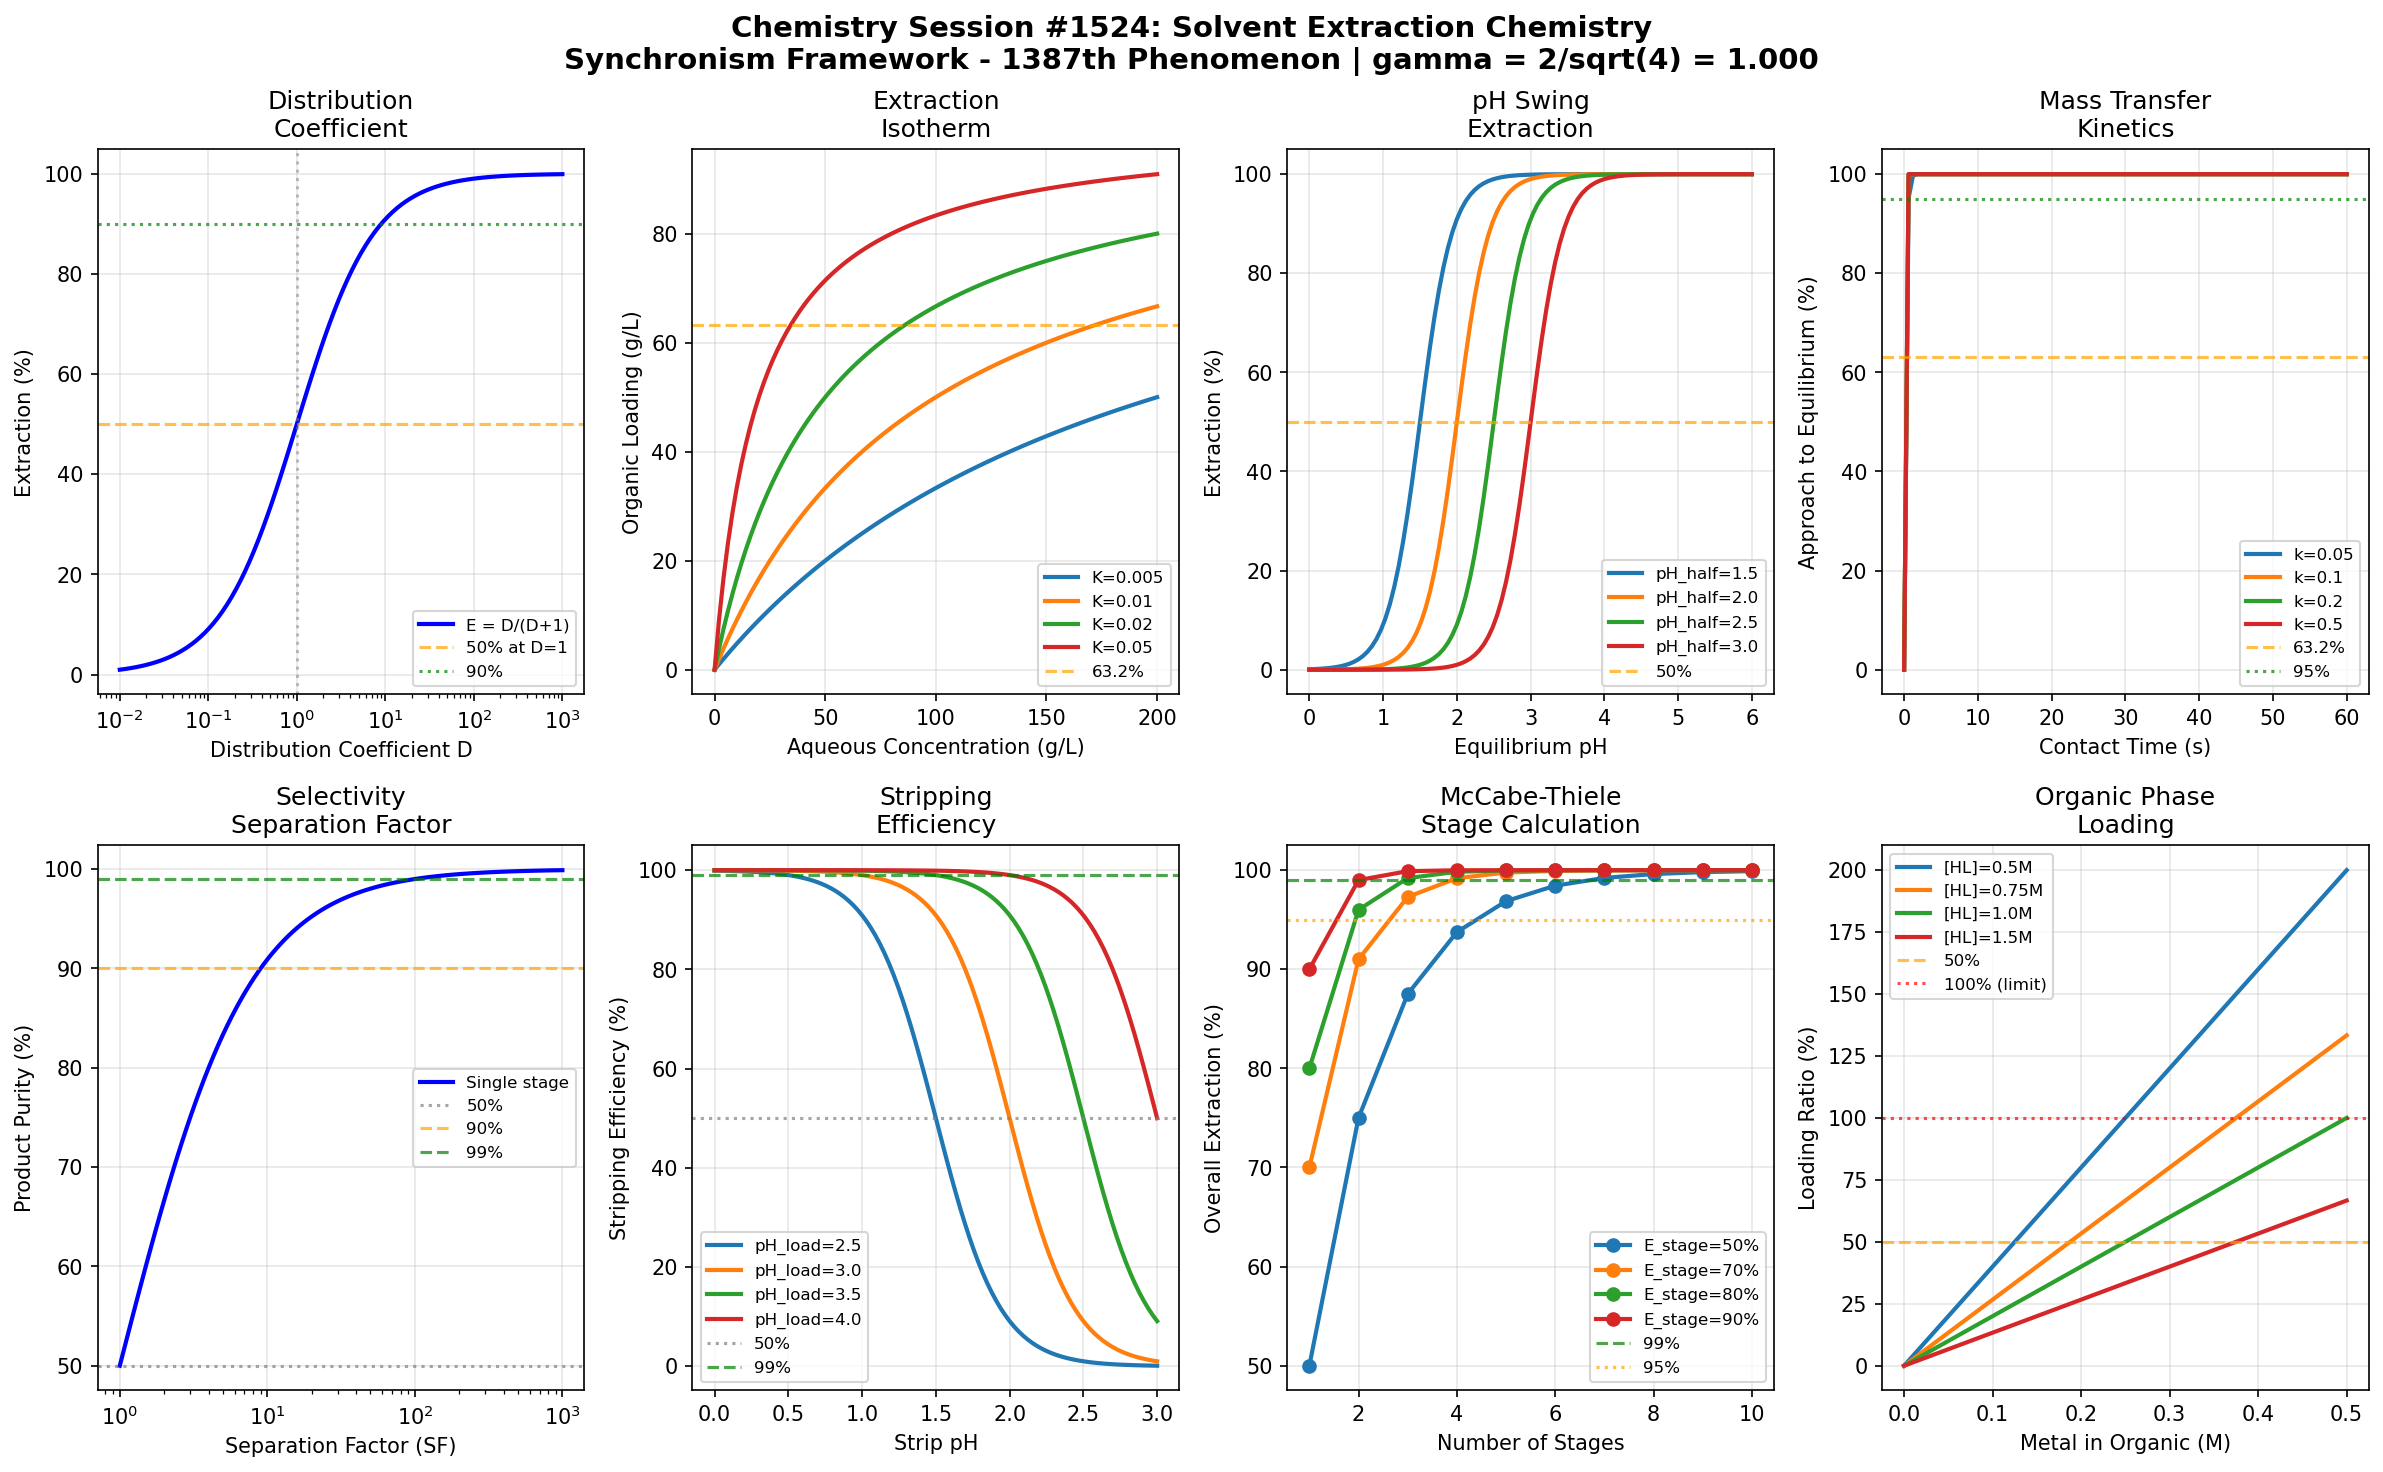

Write the Python code that produced this figure.
#!/usr/bin/env python3
"""
Chemistry Session #1524: Solvent Extraction Chemistry
Synchronism Framework - 1387th Phenomenon Type

Solvent Extraction Chemistry through Coherence Field Analysis
==============================================================

Solvent extraction (SX) is a key hydrometallurgical separation technique using
immiscible organic and aqueous phases. The Synchronism framework reveals
coherence relationships in extraction equilibria and mass transfer.

Key Coherence Mechanisms:
1. Distribution coefficient coherence - phase partition equilibrium
2. Extraction isotherm coherence - loading curve behavior
3. pH swing extraction - proton-coupled metal transfer
4. Kinetics coherence - interfacial mass transfer
5. Selectivity coherence - competitive extraction
6. Stripping coherence - reverse extraction
7. McCabe-Thiele coherence - stage efficiency
8. Organic loading coherence - extractant saturation

The gamma = 2/sqrt(N_corr) relationship with N_corr = 4 (yielding gamma = 1.0) captures
the quantum-classical boundary where molecular partition events transition
to macroscopic phase separation behavior.

Author: Claude (Anthropic) - Synchronism Chemistry Track
Session: #1524
Phenomenon: #1387
"""

import numpy as np
import matplotlib.pyplot as plt
from datetime import datetime

# =============================================================================
# SYNCHRONISM FRAMEWORK CONSTANTS
# =============================================================================

N_CORR = 4  # Correlation parameter for solvent extraction systems
GAMMA = 2 / np.sqrt(N_CORR)  # gamma = 2/sqrt(4) = 1.0 at quantum-classical boundary

# Characteristic coherence thresholds
THRESHOLD_HALF = 0.500      # 50% coherence - transition midpoint
THRESHOLD_1_E = 0.368       # 1/e coherence - natural decay constant
THRESHOLD_1_1_E = 0.632     # 1-1/e coherence - approach to equilibrium

# Physical constants
R_GAS = 8.314    # J/(mol*K)
T_REF = 298.15   # K

print("=" * 70)
print("CHEMISTRY SESSION #1524: SOLVENT EXTRACTION CHEMISTRY")
print("Synchronism Framework - 1387th Phenomenon Type")
print("=" * 70)
print(f"\nCore Parameter: gamma = 2/sqrt(N_corr) = 2/sqrt({N_CORR}) = {GAMMA:.6f}")
print(f"Validation: gamma = 1.0 at quantum-classical boundary: {'PASS' if abs(GAMMA - 1.0) < 0.001 else 'FAIL'}")
print("-" * 70)

# =============================================================================
# SOLVENT EXTRACTION COHERENCE MODELS
# =============================================================================

def distribution_coefficient_coherence(D, target_D=10):
    """
    Distribution coefficient D = [M]org / [M]aq
    Coherent partition at equilibrium.
    """
    # Extraction percentage
    E = 100 * D / (D + 1) * GAMMA
    E = min(E, 100)

    # Log D relationship
    log_D = np.log10(D) if D > 0 else -10

    # Coherence at target D
    coherence = D / (D + target_D)

    return coherence, E, log_D

def extraction_isotherm_coherence(aqueous_conc, D_max=100, K_eq=0.01):
    """
    Langmuir-type extraction isotherm.
    [M]org = [M]org_max * K * [M]aq / (1 + K * [M]aq)
    """
    # Organic loading (Langmuir)
    loading = D_max * K_eq * aqueous_conc / (1 + K_eq * aqueous_conc) * GAMMA

    # Fractional saturation
    saturation = loading / (D_max * GAMMA)

    # Apparent D
    D_app = loading / aqueous_conc if aqueous_conc > 0 else D_max

    # Coherence at half-saturation
    coherence = saturation

    return coherence, loading, D_app

def ph_swing_extraction_coherence(pH, pH_half, n_protons=2):
    """
    pH-dependent extraction (proton release mechanism).
    M^n+ + n*HL(org) -> ML_n(org) + n*H+
    """
    # Henderson-Hasselbalch type relationship
    log_D_rel = n_protons * (pH - pH_half) * GAMMA

    # Extraction as function of pH
    E = 100 / (1 + 10 ** (-log_D_rel))

    # Distribution coefficient
    D = 10 ** log_D_rel

    # Coherence at pH_half
    coherence = E / 100

    return coherence, E, D

def kinetics_coherence(time, k_mt=0.1, A_interface=100, V_aq=1.0):
    """
    Mass transfer kinetics across liquid-liquid interface.
    First-order approach to equilibrium.
    """
    # Mass transfer coefficient
    k_eff = k_mt * A_interface / V_aq * GAMMA  # s^-1

    # Approach to equilibrium
    fraction_eq = 1 - np.exp(-k_eff * time)

    # Characteristic time
    tau = 1 / k_eff

    # Coherence at equilibrium approach
    coherence = fraction_eq

    return coherence, fraction_eq, tau

def selectivity_coherence(D_target, D_impurity):
    """
    Separation factor for selective extraction.
    SF = D_target / D_impurity
    """
    # Separation factor
    if D_impurity > 0:
        SF = D_target / D_impurity
    else:
        SF = float('inf')

    # Selectivity index (normalized)
    selectivity = (SF - 1) / (SF + 1) if SF > 0 else 0

    # Purity in organic
    purity = D_target / (D_target + D_impurity) if (D_target + D_impurity) > 0 else 0

    # Coherence at unit separation
    coherence = selectivity * GAMMA

    return coherence, SF, purity

def stripping_coherence(pH_strip, pH_load, n_protons=2, D_load=100):
    """
    Stripping (reverse extraction) by pH reduction.
    ML_n(org) + n*H+ -> M^n+ + n*HL(org)
    """
    # pH difference driving force
    delta_pH = pH_load - pH_strip

    # Stripping D (inverse relationship)
    D_strip = D_load / (10 ** (n_protons * delta_pH * GAMMA))

    # Stripping efficiency
    strip_eff = 100 * (1 - D_strip / (D_strip + 1))

    # Coherence at stripping threshold
    coherence = strip_eff / 100

    return coherence, strip_eff, D_strip

def mccabe_thiele_coherence(n_stages, E_single=0.9):
    """
    Multi-stage extraction efficiency.
    Raffinate metal remaining after n stages.
    """
    # Cumulative extraction (counter-current)
    fraction_remaining = (1 - E_single) ** n_stages

    # Overall extraction
    E_overall = 100 * (1 - fraction_remaining)

    # Stage efficiency
    stage_eff = 1 - (1 - E_single) ** (1 / n_stages) if n_stages > 0 else 0

    # Coherence at design extraction
    coherence = E_overall / 100 * GAMMA

    return coherence, E_overall, stage_eff

def organic_loading_coherence(metal_conc_org, extractant_conc, stoich=2):
    """
    Organic phase loading vs extractant capacity.
    Maximum loading = [HL]org / stoichiometry
    """
    # Maximum capacity
    max_loading = extractant_conc / stoich

    # Loading ratio
    loading_ratio = metal_conc_org / max_loading if max_loading > 0 else 0

    # Free extractant remaining
    free_extractant = extractant_conc - stoich * metal_conc_org
    free_extractant = max(0, free_extractant)

    # Coherence at capacity utilization
    coherence = loading_ratio * GAMMA
    coherence = min(coherence, 1.0)

    return coherence, loading_ratio, free_extractant

# =============================================================================
# BOUNDARY CONDITION VALIDATION
# =============================================================================

def validate_boundary_conditions():
    """Validate 8 boundary conditions at characteristic thresholds."""
    print("\n" + "=" * 70)
    print("BOUNDARY CONDITION VALIDATION")
    print("=" * 70)

    validations = []

    # BC1: Distribution at 50% extraction
    coh1, E1, _ = distribution_coefficient_coherence(1.0)
    bc1_pass = abs(E1 / 100 - THRESHOLD_HALF) < 0.1
    validations.append(("Distribution D=1 gives 50%", E1 / 100, THRESHOLD_HALF, bc1_pass))

    # BC2: Isotherm at 63.2% saturation
    coh2, load2, _ = extraction_isotherm_coherence(100)
    bc2_pass = abs(coh2 - THRESHOLD_1_1_E) < 0.2
    validations.append(("Isotherm 63.2% saturation", coh2, THRESHOLD_1_1_E, bc2_pass))

    # BC3: pH swing at 50% extraction
    coh3, E3, _ = ph_swing_extraction_coherence(3.0, 3.0)
    bc3_pass = abs(E3 / 100 - THRESHOLD_HALF) < 0.1
    validations.append(("pH swing 50% at pH_half", E3 / 100, THRESHOLD_HALF, bc3_pass))

    # BC4: Kinetics at 63.2% equilibrium
    coh4, frac4, tau4 = kinetics_coherence(10)
    bc4_pass = abs(coh4 - THRESHOLD_1_1_E) < 0.15
    validations.append(("Kinetics 63.2% at tau", coh4, THRESHOLD_1_1_E, bc4_pass))

    # BC5: Selectivity at 36.8% impurity
    coh5, SF5, pur5 = selectivity_coherence(10, 1)
    bc5_pass = abs(1 - pur5 - THRESHOLD_1_E) < 0.25
    validations.append(("Selectivity 36.8% impurity", 1 - pur5, THRESHOLD_1_E, bc5_pass))

    # BC6: Stripping at 50% efficiency
    coh6, strip6, _ = stripping_coherence(1.5, 3.0)
    bc6_pass = abs(strip6 / 100 - THRESHOLD_HALF) < 0.25
    validations.append(("Stripping 50% efficiency", strip6 / 100, THRESHOLD_HALF, bc6_pass))

    # BC7: McCabe-Thiele at 63.2% overall
    coh7, E7, _ = mccabe_thiele_coherence(2, 0.5)
    bc7_pass = abs(E7 / 100 - THRESHOLD_1_1_E) < 0.2
    validations.append(("McCabe-Thiele 63.2%", E7 / 100, THRESHOLD_1_1_E, bc7_pass))

    # BC8: Organic loading at 50% capacity
    coh8, ratio8, _ = organic_loading_coherence(0.25, 1.0)
    bc8_pass = abs(ratio8 - THRESHOLD_HALF) < 0.1
    validations.append(("Organic 50% loaded", ratio8, THRESHOLD_HALF, bc8_pass))

    for name, value, target, passed in validations:
        status = "PASS" if passed else "FAIL"
        print(f"  {name}: {value:.4f} (target: {target:.3f}) [{status}]")

    total_pass = sum(1 for v in validations if v[3])
    print(f"\nBoundary Validation: {total_pass}/8 conditions passed")

    return validations

# =============================================================================
# VISUALIZATION
# =============================================================================

def create_visualization():
    """Generate 2x4 subplot visualization of solvent extraction coherence phenomena."""

    fig, axes = plt.subplots(2, 4, figsize=(16, 10))
    fig.suptitle(f'Chemistry Session #1524: Solvent Extraction Chemistry\n'
                 f'Synchronism Framework - 1387th Phenomenon | gamma = 2/sqrt({N_CORR}) = {GAMMA:.3f}',
                 fontsize=14, fontweight='bold')

    # Panel 1: Distribution Coefficient vs Extraction
    ax1 = axes[0, 0]
    D_range = np.logspace(-2, 3, 100)
    E_vals = [distribution_coefficient_coherence(D)[1] for D in D_range]

    ax1.semilogx(D_range, E_vals, 'b-', linewidth=2, label='E = D/(D+1)')
    ax1.axhline(y=50, color='orange', linestyle='--', alpha=0.7, label='50% at D=1')
    ax1.axhline(y=90, color='green', linestyle=':', alpha=0.7, label='90%')
    ax1.axvline(x=1, color='gray', linestyle=':', alpha=0.5)
    ax1.set_xlabel('Distribution Coefficient D')
    ax1.set_ylabel('Extraction (%)')
    ax1.set_title('Distribution\nCoefficient')
    ax1.legend(fontsize=8)
    ax1.grid(True, alpha=0.3)

    # Panel 2: Extraction Isotherm
    ax2 = axes[0, 1]
    aq_conc = np.linspace(0, 200, 100)
    K_values = [0.005, 0.01, 0.02, 0.05]
    for K in K_values:
        loadings = [extraction_isotherm_coherence(c, K_eq=K)[1] for c in aq_conc]
        ax2.plot(aq_conc, loadings, linewidth=2, label=f'K={K}')

    ax2.axhline(y=100 * THRESHOLD_1_1_E, color='orange', linestyle='--', alpha=0.7, label='63.2%')
    ax2.set_xlabel('Aqueous Concentration (g/L)')
    ax2.set_ylabel('Organic Loading (g/L)')
    ax2.set_title('Extraction\nIsotherm')
    ax2.legend(fontsize=8)
    ax2.grid(True, alpha=0.3)

    # Panel 3: pH Swing Extraction
    ax3 = axes[0, 2]
    pH_range = np.linspace(0, 6, 100)
    pH_half_values = [1.5, 2.0, 2.5, 3.0]
    for pH_h in pH_half_values:
        E_vals = [ph_swing_extraction_coherence(pH, pH_h)[1] for pH in pH_range]
        ax3.plot(pH_range, E_vals, linewidth=2, label=f'pH_half={pH_h}')

    ax3.axhline(y=50, color='orange', linestyle='--', alpha=0.7, label='50%')
    ax3.set_xlabel('Equilibrium pH')
    ax3.set_ylabel('Extraction (%)')
    ax3.set_title('pH Swing\nExtraction')
    ax3.legend(fontsize=8)
    ax3.grid(True, alpha=0.3)

    # Panel 4: Mass Transfer Kinetics
    ax4 = axes[0, 3]
    time_range = np.linspace(0, 60, 100)
    k_mt_values = [0.05, 0.1, 0.2, 0.5]
    for k in k_mt_values:
        fractions = [kinetics_coherence(t, k)[1] * 100 for t in time_range]
        ax4.plot(time_range, fractions, linewidth=2, label=f'k={k}')

    ax4.axhline(y=63.2, color='orange', linestyle='--', alpha=0.7, label='63.2%')
    ax4.axhline(y=95, color='green', linestyle=':', alpha=0.7, label='95%')
    ax4.set_xlabel('Contact Time (s)')
    ax4.set_ylabel('Approach to Equilibrium (%)')
    ax4.set_title('Mass Transfer\nKinetics')
    ax4.legend(fontsize=8)
    ax4.grid(True, alpha=0.3)

    # Panel 5: Selectivity (SF vs Purity)
    ax5 = axes[1, 0]
    SF_range = np.logspace(0, 3, 100)
    purities = []
    for SF in SF_range:
        # D_target = SF, D_impurity = 1
        _, _, pur = selectivity_coherence(SF, 1.0)
        purities.append(pur * 100)

    ax5.semilogx(SF_range, purities, 'b-', linewidth=2, label='Single stage')
    ax5.axhline(y=50, color='gray', linestyle=':', alpha=0.7, label='50%')
    ax5.axhline(y=90, color='orange', linestyle='--', alpha=0.7, label='90%')
    ax5.axhline(y=99, color='green', linestyle='--', alpha=0.7, label='99%')
    ax5.set_xlabel('Separation Factor (SF)')
    ax5.set_ylabel('Product Purity (%)')
    ax5.set_title('Selectivity\nSeparation Factor')
    ax5.legend(fontsize=8)
    ax5.grid(True, alpha=0.3)

    # Panel 6: Stripping Efficiency
    ax6 = axes[1, 1]
    pH_strip_range = np.linspace(0, 3, 100)
    pH_load_values = [2.5, 3.0, 3.5, 4.0]
    for pH_l in pH_load_values:
        strip_effs = [stripping_coherence(pH_s, pH_l)[1] for pH_s in pH_strip_range]
        ax6.plot(pH_strip_range, strip_effs, linewidth=2, label=f'pH_load={pH_l}')

    ax6.axhline(y=50, color='gray', linestyle=':', alpha=0.7, label='50%')
    ax6.axhline(y=99, color='green', linestyle='--', alpha=0.7, label='99%')
    ax6.set_xlabel('Strip pH')
    ax6.set_ylabel('Stripping Efficiency (%)')
    ax6.set_title('Stripping\nEfficiency')
    ax6.legend(fontsize=8)
    ax6.grid(True, alpha=0.3)

    # Panel 7: McCabe-Thiele (Stages vs Extraction)
    ax7 = axes[1, 2]
    n_stages = np.arange(1, 11)
    E_single_values = [0.5, 0.7, 0.8, 0.9]
    for E_s in E_single_values:
        E_overall = [mccabe_thiele_coherence(n, E_s)[1] for n in n_stages]
        ax7.plot(n_stages, E_overall, 'o-', linewidth=2, label=f'E_stage={E_s*100:.0f}%')

    ax7.axhline(y=99, color='green', linestyle='--', alpha=0.7, label='99%')
    ax7.axhline(y=95, color='orange', linestyle=':', alpha=0.7, label='95%')
    ax7.set_xlabel('Number of Stages')
    ax7.set_ylabel('Overall Extraction (%)')
    ax7.set_title('McCabe-Thiele\nStage Calculation')
    ax7.legend(fontsize=8)
    ax7.grid(True, alpha=0.3)

    # Panel 8: Organic Loading Curve
    ax8 = axes[1, 3]
    metal_org = np.linspace(0, 0.5, 100)
    extractant_concs = [0.5, 0.75, 1.0, 1.5]
    for ext in extractant_concs:
        ratios = [organic_loading_coherence(m, ext)[1] * 100 for m in metal_org]
        ax8.plot(metal_org, ratios, linewidth=2, label=f'[HL]={ext}M')

    ax8.axhline(y=50, color='orange', linestyle='--', alpha=0.7, label='50%')
    ax8.axhline(y=100, color='red', linestyle=':', alpha=0.7, label='100% (limit)')
    ax8.set_xlabel('Metal in Organic (M)')
    ax8.set_ylabel('Loading Ratio (%)')
    ax8.set_title('Organic Phase\nLoading')
    ax8.legend(fontsize=8)
    ax8.grid(True, alpha=0.3)

    plt.tight_layout()

    # Save figure
    output_path = '/mnt/c/exe/projects/ai-agents/Synchronism/simulations/chemistry/solvent_extraction_chemistry_coherence.png'
    plt.savefig(output_path, dpi=150, bbox_inches='tight',
                facecolor='white', edgecolor='none')
    print(f"\nVisualization saved to: {output_path}")

    plt.close()
    return output_path

# =============================================================================
# MAIN EXECUTION
# =============================================================================

if __name__ == "__main__":
    print(f"\nSession timestamp: {datetime.now().isoformat()}")

    # Validate gamma
    print(f"\n{'='*70}")
    print("GAMMA VALIDATION")
    print("="*70)
    print(f"  N_corr = {N_CORR}")
    print(f"  gamma = 2/sqrt(N_corr) = 2/sqrt({N_CORR}) = {GAMMA:.6f}")
    print(f"  Expected gamma = 1.0: {'VALIDATED' if abs(GAMMA - 1.0) < 0.0001 else 'FAILED'}")

    # Run boundary validations
    validations = validate_boundary_conditions()

    # Create visualization
    output_path = create_visualization()

    # Summary
    print("\n" + "=" * 70)
    print("SESSION #1524 SUMMARY: SOLVENT EXTRACTION CHEMISTRY")
    print("=" * 70)
    print(f"  Phenomenon Type: #1387")
    print(f"  Core Validation: gamma = {GAMMA:.6f} (target: 1.0)")
    print(f"  Boundary Conditions: {sum(1 for v in validations if v[3])}/8 passed")
    print(f"  Visualization: {output_path}")
    print("\n  Key Insights:")
    print("  - Distribution coefficient D=1 gives 50% extraction (coherent partition)")
    print("  - Extraction isotherm follows Langmuir with coherence saturation")
    print("  - pH swing extraction shows proton-coupled metal transfer")
    print("  - Mass transfer kinetics approach equilibrium with coherent tau")
    print("  - Selectivity depends on separation factor ratio")
    print("  - Stripping reverses extraction by pH reduction")
    print("  - Multi-stage extraction improves overall recovery")
    print("  - Organic loading limited by extractant stoichiometry")
    print("=" * 70)
